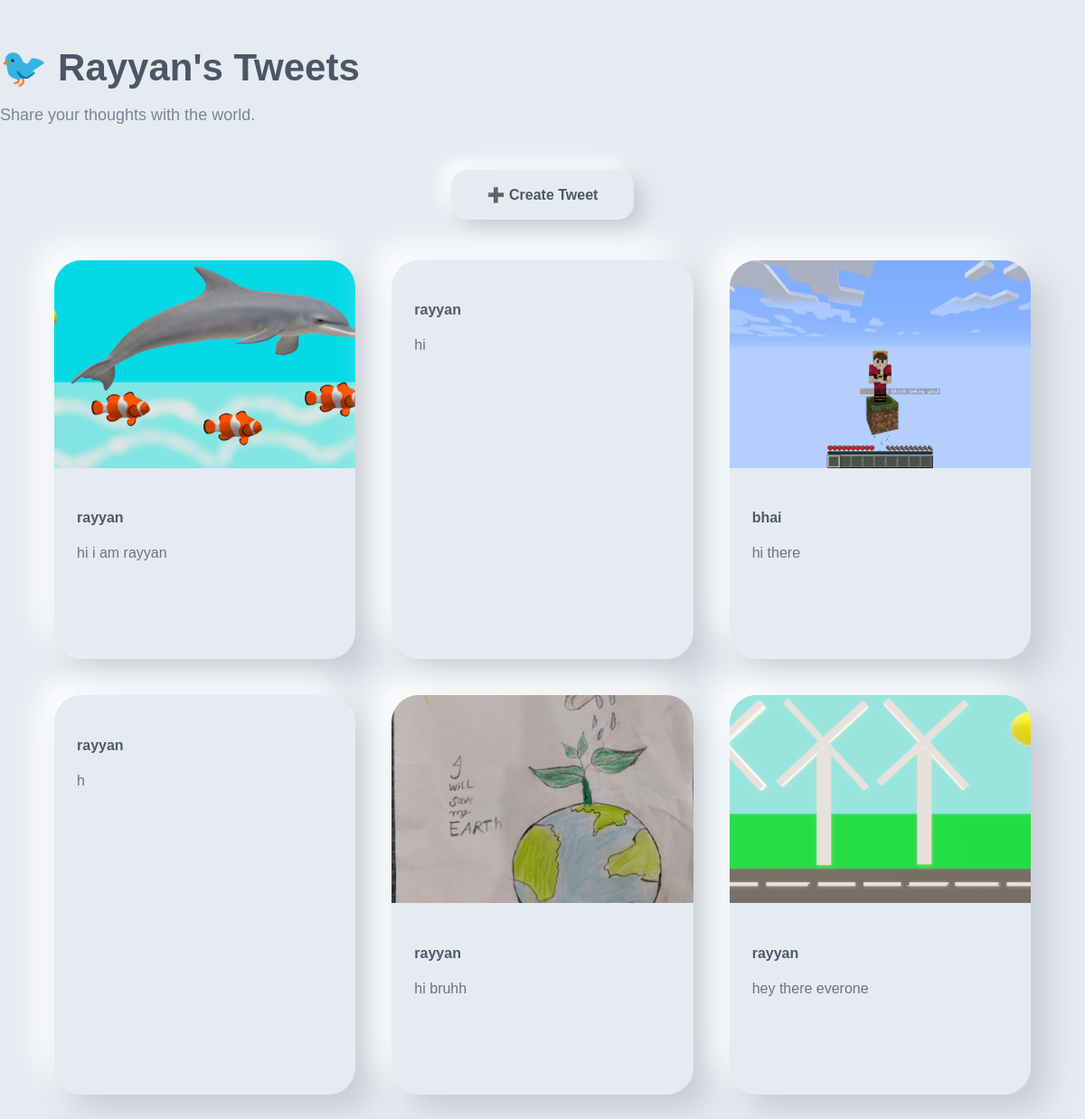
Screenshot of /tweet/ with the database file from the repository.
### tweet/models.py (models this page shows, shortened)
class Tweet(models.Model):
    user = models.ForeignKey(User, on_delete=models.CASCADE)
    content = models.TextField(max_length=280)
    photo = models.ImageField(upload_to='tweet_photos/', blank=True, null=True)
    created_at = models.DateTimeField(auto_now_add=True)
    updated_at = models.DateTimeField(auto_now=True)

### tweet/views.py (the view)
# urls.py: path('', views.tweet_list, name='tweet_list'),
def tweet_list(request):
    tweets = Tweet.objects.all().order_by('-created_at')
    return render(request, 'tweet_list.html', {'tweets': tweets})

### tweet/templates/tweet_list.html (shortened to what this page needs)
<div class="page-title">
    <h1>🐦 Rayyan's Tweets</h1>
    <p>Share your thoughts with the world.</p>
</div>
<div class="create-btn">
    <a href="{% url 'tweet_create' %}" class="neo-btn">
        ➕ Create Tweet
    </a>
</div>
<div class="tweet-grid">
{% for tweet in tweets %}
<div class="tweet-card">
    {% if tweet.photo %}
        <img src="{{ tweet.photo.url }}" class="tweet-img">
    {% endif %}
    <div class="tweet-content">
        <h4>{{ tweet.user.username }}</h4>
        <p>{{ tweet.content }}</p>
    </div>
</div>
{% endfor %}
</div>

### tweet/templates/tweet_list.html (style rules this page uses)
.page-title { `````` text-align:center; margin:50px 0; }
.page-title h1 { font-size:42px; color:#4d5666; margin-bottom:8px; font-weight:700; }
.page-title p { color:#7b8595; font-size:18px; }
.create-btn { display:flex; justify-content:center; margin-bottom:45px; }
.neo-btn { text-decoration:none; color:#4d5666; font-weight:600; padding:18px 40px; border-radius:18px; background:#e6ebf2; box-shadow: 10px 10px 22px #c6cad0, -10px -10px 22px #ffffff; transition:.3s; }
.tweet-grid { display:grid; grid-template-columns: repeat(auto-fit,minmax(320px,1fr)); gap:40px; width:90%; margin:auto; padding-bottom:70px; }
.tweet-card { background:#e6ebf2; border-radius:30px; overflow:hidden; box-shadow: 18px 18px 36px #c7cbd2, -18px -18px 36px #ffffff; transition:.35s; }
.tweet-img { width:100%; height:230px; object-fit:cover; }
.tweet-content { padding:25px; }
.tweet-content h4 { color:#50596b; margin-bottom:15px; font-weight:700; }
.tweet-content p { color:#6b7280; line-height:1.7; min-height:90px; }

### rows the page displays
Tweet: photo (picture), user.username "rayyan", content "hi i am rayyan"
Tweet: user.username "rayyan", content "hi"
Tweet: photo (picture), user.username "bhai", content "hi there"
Tweet: user.username "rayyan", content "h"
Tweet: photo (picture), user.username "rayyan", content "hi bruhh"
Tweet: photo (picture), user.username "rayyan", content "hey there everone"
